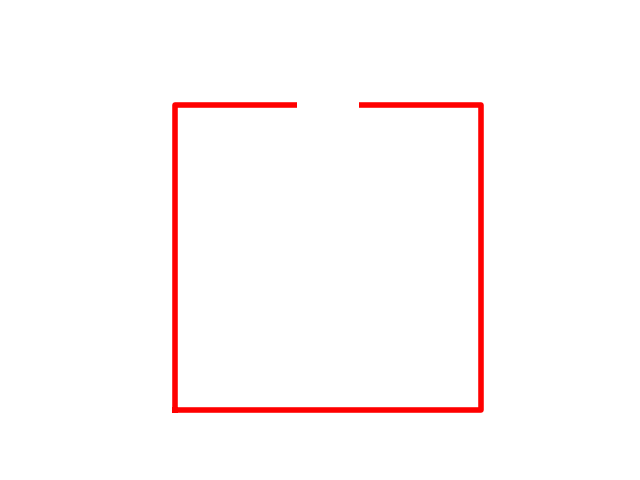

The script that saved this image:
"""
- Map has Rooms and are bound each other linearly,

"""

from math import floor
from random import random

import matplotlib

matplotlib.use("Agg")
import matplotlib.pyplot as plt

from matplotlib.patches import Rectangle
import matplotlib.backends.backend_agg as agg

from src.room import Room
from src.character import Character


class MapDungeon:
    fig = plt.figure()

    def __init__(self, size: int = 15) -> None:
        """
        @brief constructeur
        @param : int taille de la map
        """
        super().__init__()
        self.rooms = []
        self.map_size = size
        self.gen_map(size)

    def __str__(self) -> str:
        """
        @brief fonciton pour le retour string
        """
        return self.rooms.__str__()

    def get_room(self, x, y):
        """
        @brief renvoie une room en fonction de ses coordonnées
        @param x : pos de la case
        @param y : pos de la case
        @return : Room
        """
        for r in self.rooms:
            if (x, y) == r.get_pos():
                return r
        return None  # Erreur Salle inexistante

    def gen_map(self, size: int = 15) -> None:
        """
        @brief generateur de map aléatoire sur le model de l'algo du marcheur
        @param : int taille de la map
        """
        self.map_size = size
        x = 0
        y = 0
        pts = [[x, y, [0, 0, 0, 0]]]

        while len(pts) < self.map_size:
            eps = 2 * floor(2 * random()) - 1

            olx = x  # Anciennes positions
            oly = y

            if random() < .5:
                x += eps
            else:
                y += eps

            # Nous verifions si la salle existe deja dans la liste selon sa position
            clone = False
            for i in range(0, len(pts)):
                if pts[i][0] == x and pts[i][1] == y:
                    clone = True
                    break

            # Position de la porte
            door_position = 0 if y > oly else 1 if x > olx else 2 if y < oly else 3
            # Ajout des portes dans la salle precedente et la suivante
            for p in pts:  # On recherche la salle precedente
                if (olx, oly) == (p[0], p[1]):
                    p[2][door_position] = 1  # Ancienne Salle
                    break
            if not clone:  # Creation de la salle si elle n'existait pas
                pts += [[x, y, [0, 0, 0, 0]]]
            for p in pts:  # On recherche la salle suivante
                if (x, y) == (p[0], p[1]):
                    p[2][(door_position + 2) % 4] = 1  # Nouvelle Salle
                    break

        idx: int
        for val in pts:
            self.rooms += [Room(val[0], val[1], val[2])]
        self.rooms[0].discover()
        self.rooms[len(self.rooms) - 1].set_exit()  # La derniere salle est une sortie

    def _porte(self, plot, centerx: int, centery: int, dir: int):
        # top, right, bottom, left
        offx, offy = [[-.1, .4],
                      [.4, -.1],
                      [-.1, -.6],
                      [-.6, -.1]][dir]
        c = 'w'
        l = 0.2
        x = [centerx + offx, centerx + offx + l, centerx + offx + l, centerx + offx, centerx + offx ]
        y = [centery + offy, centery + offy    , centery + offy + l, centery + offy + l, centery + offy]
        plot.fill(x, y, c, zorder=3)
        return plot

    def disp_map(self, filename: str = None, player: Character = None):
        """
        @brief affichage de la map et sauvegarde éventuelle
        @param : str fichier de sauvegarde de l'image
        @param : Character le personnage principale
        """

        # Desctivation des axes
        ax = self.fig.add_subplot(111, aspect="equal")
        ax.axis("off")

        # affichage des salles
        for r in self.rooms:
            if r.is_discovered():
                rom = r.get_pos()
                ax.plot([rom[0] - 0.5, rom[0] - 0.5, rom[0] + 0.5, rom[0] + 0.5, rom[0] - 0.5],
                        [rom[1] - 0.5, rom[1] + 0.5, rom[1] + 0.5, rom[1] - 0.5, rom[1] - 0.5],
                        color="r", lw=4)

            # affichage des portes
                if r.doors[r.top] == 1:
                    self._porte(ax, rom[0], rom[1], r.top)
                if r.doors[r.left] == 1:
                    self._porte(ax, rom[0], rom[1], r.left)
                if r.doors[r.right] == 1:
                    self._porte(ax, rom[0], rom[1], r.right)
                if r.doors[r.bottom] == 1:
                    self._porte(ax, rom[0], rom[1], r.bottom)

        if player is not None:
            m = ["^", ">", "v", "<"][player.get_orientation()]
            ax.scatter(player.position[0], player.position[1], s=100, c="y", marker=m)

        # sauvegarde du graph
        if filename is not None:
            self.fig.savefig(filename, transparent=True)
        else:
            # affichage du graph
            canvas = agg.FigureCanvasAgg(self.fig)
            canvas.draw()
            renderer = canvas.get_renderer()
            raw_data = renderer.tostring_rgb()
            size = canvas.get_width_height()
            self.fig.delaxes(ax)
            return raw_data, size
